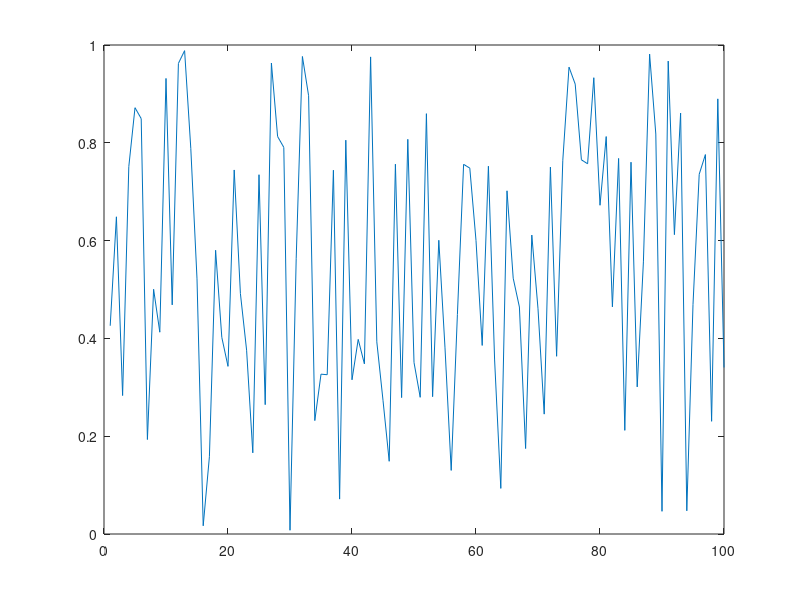

The MATLAB script that drew this image: (Note: this script raises an error after producing the figure.)
clear all
clc

matrix = dlmread("randomexercise.txt")

v1 = matrix(1,:);
v2 = matrix(2,:);
plot(v1,v2)


N = size(v2,2);

[maxel , minel , average , sigma , closest] = findeverything(v2)


